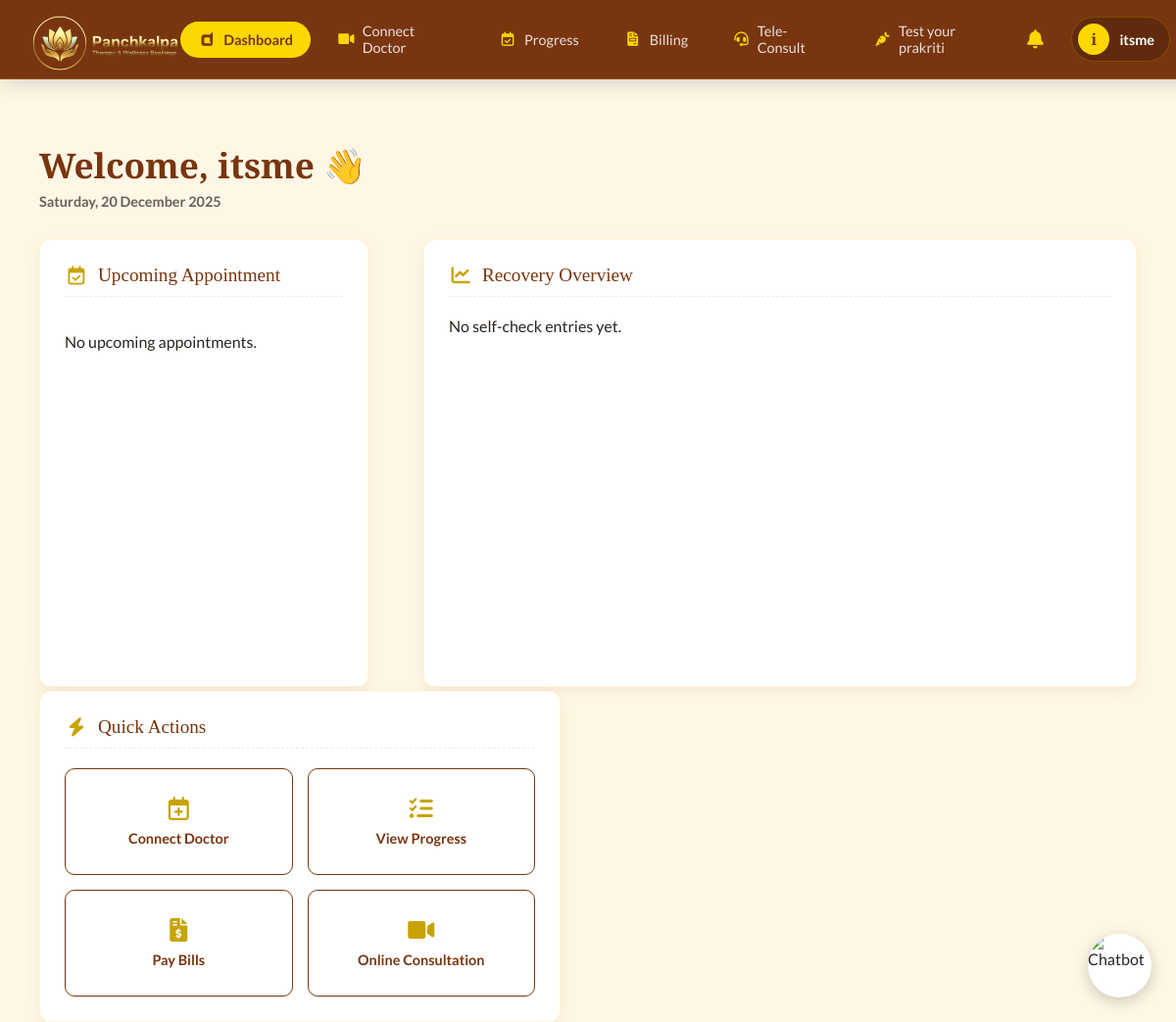
The app's page /patient/dashboard/ (signed in), older data.
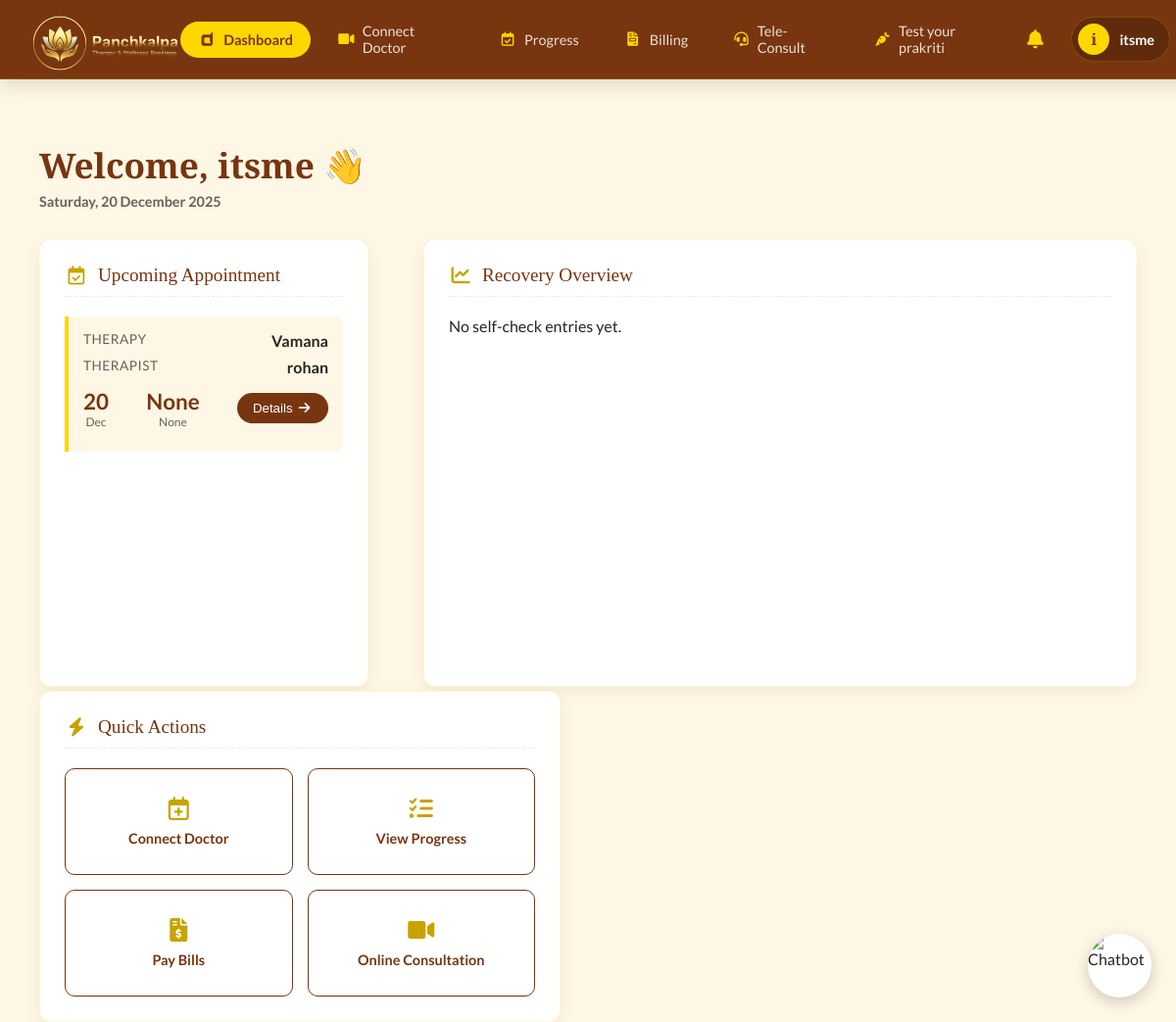
The same page, newer data.
### Patient/models.py (models this page shows, shortened)
class Appointment(models.Model):
    patient = models.ForeignKey(PatientProfile, on_delete=models.CASCADE)
    therapy = models.ForeignKey(Therapy, on_delete=models.CASCADE)
    therapist = models.ForeignKey(Therapist, on_delete=models.SET_NULL, null=True, blank=True)
    date = models.DateField(null=True, blank=True)
    time = models.TimeField(null=True, blank=True)
    status = models.CharField(default="Pending", max_length=50)

### therapist/models.py (models this page shows, shortened)
class Therapy(models.Model):
    name = models.CharField(max_length=100)
    description = models.TextField(blank=True, null=True)

class Therapist(models.Model):
    name = models.CharField(max_length=200)
    email = models.EmailField(unique=True)
    dob = models.DateField()
    password = models.CharField(max_length=255)

### Patient/views.py (the view)
# urls.py: path('dashboard/', views.dashboard, name='patient-dashboard'),
@login_required
def dashboard(request):
    patient = request.user.patientprofile
    upcoming = Appointment.objects.filter(
        patient=patient,
        date__gte=timezone.now().date()
    ).order_by("date")
    history = Appointment.objects.filter(
        patient=patient,
        date__lt=timezone.now().date()
    ).order_by("-date")
    consents = ConsentForm.objects.filter(patient_name=patient.user.get_full_name())
    return render(request, "patient-portal/dashboard.html", {
        "upcoming": upcoming,
        "history": history,
        "consents": consents,
    })

### templates/patient-portal/dashboard.html (shortened to what the changed rows need)
{% extends "patient-portal/base.html" %}
{% load static %}
{% block style %}
<link rel="stylesheet" href="https://cdnjs.cloudflare.com/ajax/libs/font-awesome/6.0.0/css/all.min.css">
<link rel="stylesheet" href="{% static "css/patient-portal/dashboard.css" %}">
{% endblock style %}
{% block content %}
<div class="dashboard-main-container">
    <div class="dashboard-page-header">
        <div>
            <h1 class="dashboard-welcome-title">Welcome, {{ request.user.first_name|default:"User" }} 👋</h1>
        </div>
    </div>
    <div class="dashboard-layout-grid">
        <div class="dashboard-content-card dashboard-col-span-4">
            <div class="dashboard-card-header-title">
                <i class="far fa-calendar-check" style="color:var(--theme-gold-dark)"></i>
                Upcoming Appointment
            </div>
            {% if upcoming %}
                {% for appt in upcoming %}
                <div class="dashboard-appointment-widget">
                    <div class="dashboard-appointment-row">
                        <span class="dashboard-appointment-label">Therapy</span>
                        <span class="dashboard-appointment-value">{{ appt.therapy.name }}</span>
                    </div>
                    <div class="dashboard-appointment-row">
                        <span class="dashboard-appointment-label">Therapist</span>
                        <span class="dashboard-appointment-value">{{ appt.therapist.name }}</span>
                    </div>
                    <div class="dashboard-appointment-row" style="align-items:center; margin-top:12px;">
                        <div style="text-align:center;">
                            <div style="font-size:1.4rem; font-weight:700; color:var(--theme-brown);">
                                {{ appt.date|date:"d" }}
                            </div>
                            <div style="font-size:0.75rem; color:var(--theme-muted);">
                                {{ appt.date|date:"M" }}
                            </div>
                        </div>
                        <div style="text-align:center;">
                            <div style="font-size:1.4rem; font-weight:700; color:var(--theme-brown);">
                                {{ appt.time }}
                            </div>
                            <div style="font-size:0.75rem; color:var(--theme-muted);">
                                {{ appt.time|slice:"-2:" }}
                            </div>
                        </div>
                        <button style="
                            background:var(--theme-brown);
                            color:white;
                            padding:8px 16px;
                            border:none;
                            border-radius:20px;
                            cursor:pointer;">
                            Details <i class="fas fa-arrow-right"></i>
                        </button>
                    </div>
                </div>
                {% endfor %}
            {% else %}
                <p class="no-appt">No upcoming appointments.</p>
            {% endif %}
        </div>
    </div>
</div>
{% endblock content %}

Row changes from the older to the newer data that the page shows:
added Appointment: therapy.name "Vamana", therapist.name "rohan", date "20", date "Dec", time "None"
Text that changed along with them:
text no longer shown: "No upcoming appointments."
